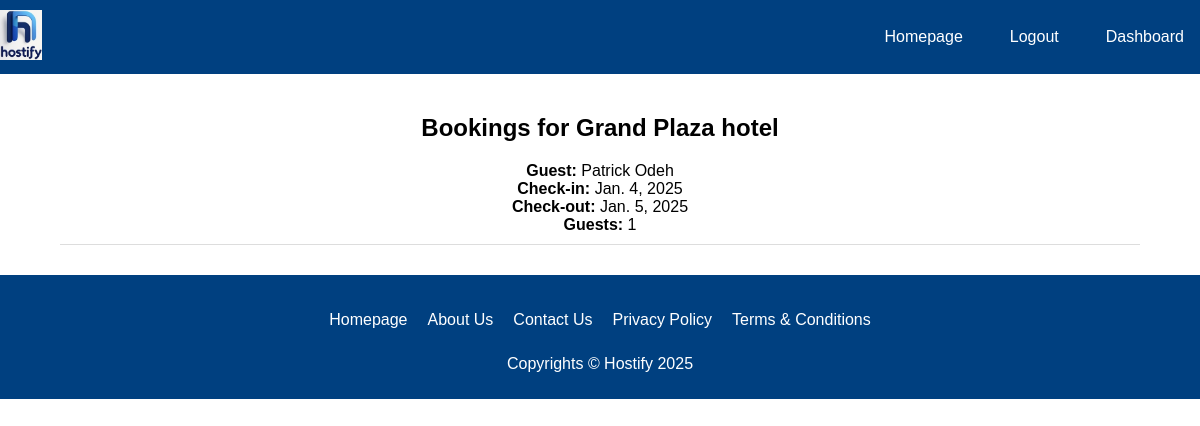
/hotels/1/bookings/ (signed in), run on an earlier commit of the app's database.
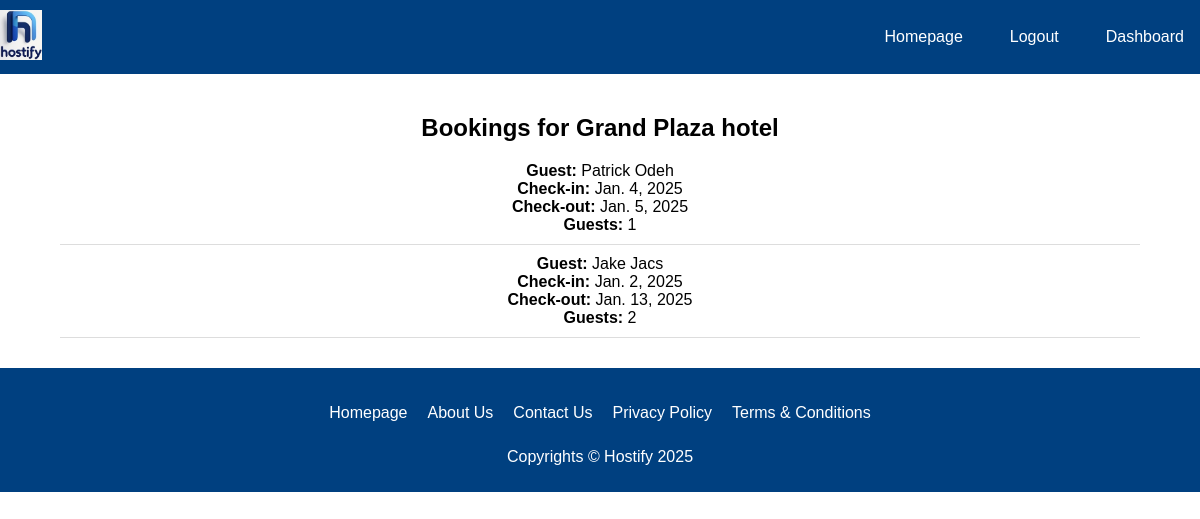
And on a later commit of the database.
### core/models.py (models this page shows, shortened)
class Booking(models.Model):
    user = models.ForeignKey(User, on_delete=models.CASCADE)
    room = models.ForeignKey(Room, on_delete=models.CASCADE)
    check_in_date = models.DateField()
    check_out_date = models.DateField()
    number_of_guests = models.IntegerField()
    status = models.CharField(max_length=20, default='Pending')

class User(AbstractUser):
    is_hotel_owner = models.BooleanField(default=False)
    username = models.CharField(max_length=255, unique=True)
    first_name = models.CharField(max_length=255)
    last_name = models.CharField(max_length=255)
    phone_number = models.CharField(max_length=20, unique=True)
    email = models.EmailField(unique=True)
    groups = models.ManyToManyField(
        'auth.Group',
        related_name='custom_user_groups',  # Add a related_name here
        blank=True,
        help_text='The groups this user belongs to. A user can belong to multiple groups.'
    )
    user_permissions = models.ManyToManyField(
        'auth.Permission',
        related_name='custom_user_permissions',  # Add a related_name here
        blank=True,
        help_text='Specific permissions for this user.'
    )

### core/views.py (the view)
# urls.py: path('hotels/<int:hotel_id>/bookings/', views.owner_bookings, name='owner_bookings'),
def owner_bookings(request, hotel_id):
    hotel = get_object_or_404(Hotel, id=hotel_id, owner=request.user)
    bookings = Booking.objects.filter(room__hotel=hotel).order_by('-check_in_date')
    return render(request, 'hotels/owner_bookings.html', {'hotel': hotel, 'bookings': bookings})

### templates/hotels/owner_bookings.html (shortened to what this page needs)
{% extends 'home.html' %}
{% block content %}
  <h2>Bookings for {{ hotel.name }}</h2>
  {% if bookings %}
    <ul class="booking-list">
      {% for booking in bookings %}
        <li>
          <strong>Guest:</strong> {{ booking.user.get_full_name }}<br>
          <strong>Check-in:</strong> {{ booking.check_in_date }}<br>
          <strong>Check-out:</strong> {{ booking.check_out_date }}<br>
          <strong>Guests:</strong> {{ booking.number_of_guests }}
        </li>
      {% endfor %}
    </ul>
  {% else %}
    <p>No bookings found for this hotel.</p>
  {% endif %}
{% endblock %}

What changed in the data, as far as the page shows it:
added Booking: user.get_full_name "Jake Jacs", check_in_date "Jan. 2, 2025", check_out_date "Jan. 13, 2025", number_of_guests "2"
